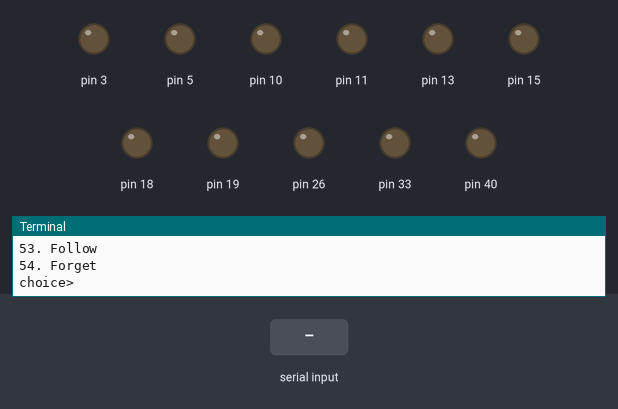
Bench run of a program on a simulated Raspberry Pi (header pin numbers). On the bench: output pins drawn as LEDs (lit = HIGH), the last lines printed to the terminal. The inputs (shaded band) are chosen by the test bench. At 1.3 s the program stops and its outputs stay as they are.

Above: at 1.2 s.
1.3 s: "5" typed at the terminal
At 1.8 s:
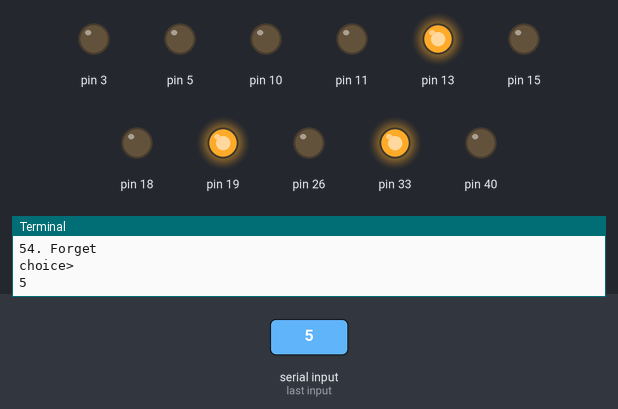
Timing chart, 0 to 2.8 s (numbered marks = the images above; inputs shaded):
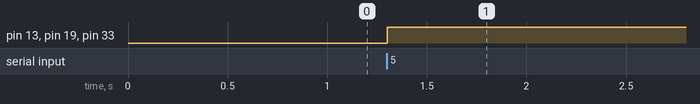

The program:

main.py
```python
#!/usr/bin/python
pos="/home/pi/gpio-glyphs/bin/"
import json
import RPi.GPIO as gpio
gpio.setwarnings(False)
dict=json.load(open(pos+"dict.json"))
iter=0
gpio.setmode(gpio.BOARD)
conv=json.loads(open(pos+"conv.json").read())
conv_orig=[conv["1"],conv["2"],conv["3"],conv["4"],conv["5"],conv["6"],conv["7"],conv["8"],conv["9"],conv["10"],conv["11"]]
print("Choose which Shaper glyph you would like to display:")
for i in dict["def"]:
	iter=iter+1
	print(str(iter)+". "+i)
disp=int(raw_input("choice> "))
gpio.setup(conv_orig,gpio.OUT)
gpio.output(conv_orig,0)
for i in dict["leds"][disp-1]:
	gpio.setup(conv[str(i)],gpio.OUT)
	gpio.output(conv[str(i)],1)
```

Measured:
- after the input at 1.3 s, pin 13, pin 19, pin 33: LOW → HIGH at once
